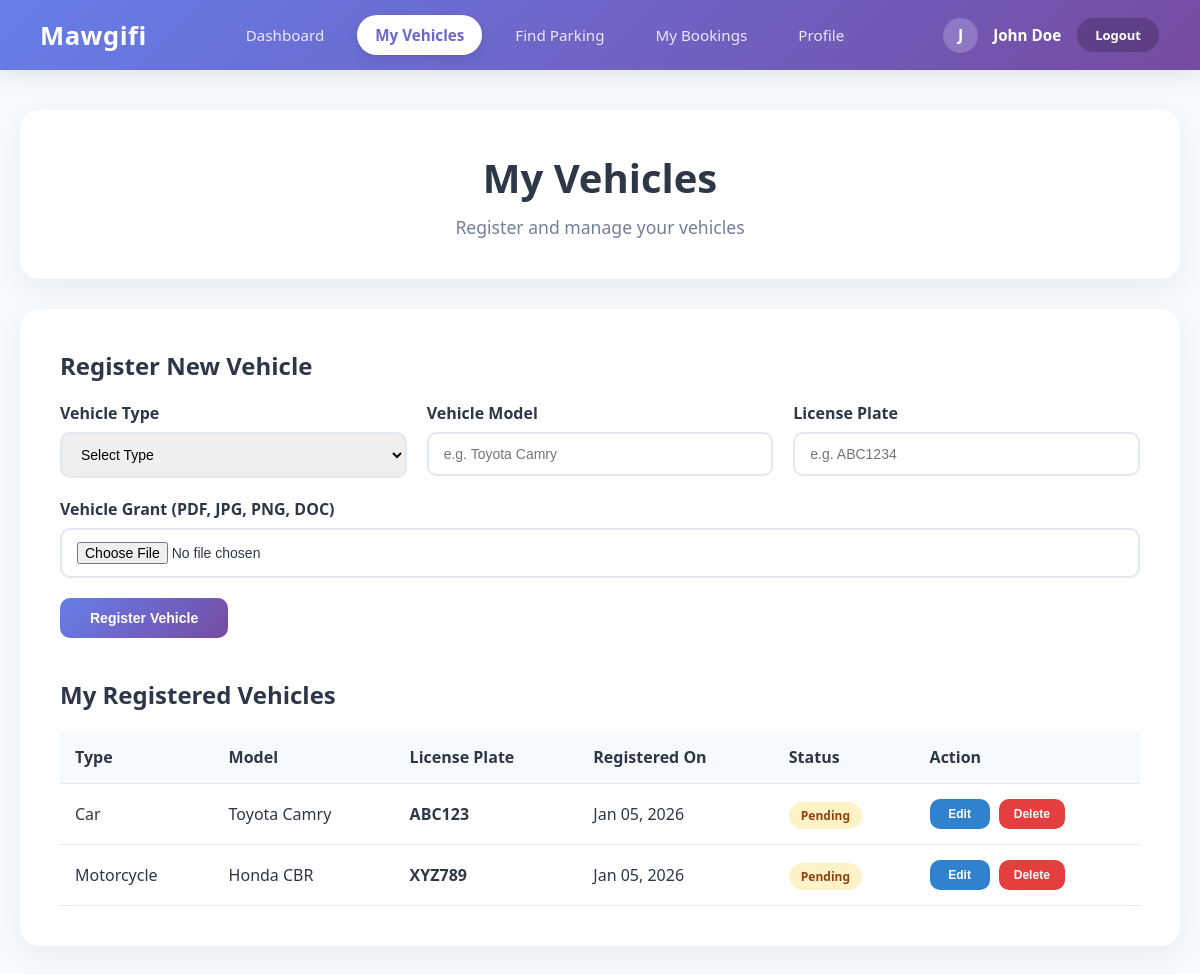
Page /Moudel1/Student.php?view=vehicles (signed in) on the committed database.
### tables this page shows
CREATE TABLE Vehicle (
    vehicle_id INT AUTO_INCREMENT PRIMARY KEY,
    user_id INT NOT NULL,
    vehicle_type VARCHAR(50),
    vehicle_model VARCHAR(100),
    license_plate VARCHAR(20) NOT NULL,
    grant_document VARCHAR(255),
    created_at TIMESTAMP DEFAULT CURRENT_TIMESTAMP,
    Approved_date DATETIME,
    status ENUM('pending', 'approved', 'rejected') DEFAULT 'pending',
    FOREIGN KEY (user_id) REFERENCES User(user_id) ON DELETE CASCADE ON UPDATE CASCADE
);

### Moudel1/Student.php (the view, shortened to what this page needs)
<?php
$user_id = $_SESSION['user_id'];
$username = $_SESSION['username'] ?? 'User';
$current_view = isset($_GET['view']) ? $_GET['view'] : 'dashboard';
$conn = getDBConnection();
$vehicles = [];
$stmt = $conn->prepare("SELECT vehicle_id, vehicle_type, vehicle_model, license_plate, created_at, Approved_date, status, grant_document FROM Vehicle WHERE user_id = ? ORDER BY created_at DESC");
$stmt->bind_param("i", $user_id);
$stmt->execute();
$result = $stmt->get_result();
while ($row = $result->fetch_assoc()) {
    $vehicles[] = $row;
}
?>
<!DOCTYPE html>
<html lang="en">
<head>
    <link rel="stylesheet" href="Student.css">
</head>
<body>
    <nav class="navbar">
        <div class="brand">Mawgifi</div>
        <div class="nav-links">
            <a href="Student.php?view=dashboard" <?php echo $current_view === 'dashboard' ? 'class="active"' : ''; ?>>Dashboard</a>
            <a href="Student.php?view=vehicles" <?php echo $current_view === 'vehicles' ? 'class="active"' : ''; ?>>My
                Vehicles</a>
            <a href="../modules/parking/index.php">Find Parking</a>
            <a href="../modules/booking/index.php">My Bookings</a>
            <a href="Student.php?view=profile" <?php echo $current_view === 'profile' ? 'class="active"' : ''; ?>>Profile</a>
        </div>
        <div class="user-profile">
            <div class="avatar-circle"><?php echo strtoupper(substr($username, 0, 1)); ?></div>
            <span class="user-name"><?php echo htmlspecialchars($username); ?></span>
            <a href="../logout.php" class="logout-btn">Logout</a>
        </div>
    </nav>
    <div class="container">
        <?php if ($current_view === 'dashboard'): ?>
            <div class="dashboard-welcome">
                <h2>Welcome Back, <?php echo htmlspecialchars($username); ?>!</h2>
                <p>Manage your parking experience with Mawgifi</p>
            </div>
            <div class="modules-grid">
                <a href="Student.php?view=vehicles" class="module-card m1">
                    <div class="module-icon">🚗</div>
                    <h3>My Vehicles</h3>
                    <p>Register and manage your vehicles for parking access.</p>
                </a>
                <a href="../modules/parking/index.php" class="module-card m2">
                    <div class="module-icon">🅿️</div>
                    <h3>Find Parking</h3>
                    <p>Search for available parking spaces near you.</p>
                </a>
                <a href="../modules/booking/index.php" class="module-card m3">
                    <div class="module-icon">📅</div>
                    <h3>My Bookings</h3>
                    <p>View and manage your parking reservations.</p>
                </a>
            </div>
            <div class="stats-section">
                <div class="stat-card">
                    <div class="stat-number"><?php echo count($vehicles); ?></div>
                    <div class="stat-label">Registered Vehicles</div>
                </div>
                <div class="stat-card">
                    <div class="stat-number"><?php
                    $approved = 0;
                    foreach ($vehicles as $v) {
                        if ($v['status'] === 'approved')
                            $approved++;
                    }
                    echo $approved;
                    ?></div>
                    <div class="stat-label">Approved Vehicles</div>
                </div>
                <div class="stat-card">
                    <div class="stat-number"><?php
                    $pending = 0;
                    foreach ($vehicles as $v) {
                        if ($v['status'] === 'pending')
                            $pending++;
                    }
                    echo $pending;
                    ?></div>
                    <div class="stat-label">Pending Approval</div>
                </div>
            </div>
        <?php else: ?>
            <div class="module-header">
                <h1>My Vehicles</h1>
                <p>Register and manage your vehicles</p>
            </div>
            <div class="content-area">
                <div class="form-section">
                    <h2>Register New Vehicle</h2>
                    <form method="POST" action="" enctype="multipart/form-data">
                        <div class="form-row">
                            <div class="form-group">
                                <label for="vehicle_type">Vehicle Type</label>
                                <select id="vehicle_type" name="vehicle_type" required>
                                    <option value="">Select Type</option>
                                </select>
                            </div>
                            <div class="form-group">
                                <label for="vehicle_model">Vehicle Model</label>
                                <input type="text" id="vehicle_model" name="vehicle_model" placeholder="e.g. Toyota Camry"
                                    required>
                            </div>
                            <div class="form-group">
                                <label for="license_plate">License Plate</label>
                                <input type="text" id="license_plate" name="license_plate" placeholder="e.g. ABC1234"
                                    required>
                            </div>
                        </div>
                        <div class="form-row">
                            <div class="form-group">
                                <label for="vehicle_grant">Vehicle Grant (PDF, JPG, PNG, DOC)</label>
                                <input type="file" id="vehicle_grant" name="vehicle_grant"
                                    accept=".pdf,.jpg,.jpeg,.png,.doc,.docx">
                            </div>
                        </div>
                        <button type="submit" name="add_vehicle" class="btn">Register Vehicle</button>
                    </form>
                </div>
                <div class="vehicles-section">
                    <h2>My Registered Vehicles</h2>
                    <?php if (empty($vehicles)): ?>
                        <div class="no-vehicles">
                            <p>You haven't registered any vehicles yet.</p>
                        </div>
                    <?php else: ?>
                        <table class="vehicles-table">
                            <thead>
                                <tr>
                                    <th>Type</th>
                                    <th>Model</th>
                                    <th>License Plate</th>
                                    <th>Registered On</th>
                                    <th>Status</th>
                                    <th>Action</th>
                                </tr>
                            </thead>
                            <tbody>
                                <?php foreach ($vehicles as $vehicle): ?>
                                    <tr>
                                        <td><?php echo htmlspecialchars($vehicle['vehicle_type']); ?></td>
                                        <td><?php echo htmlspecialchars($vehicle['vehicle_model']); ?></td>
                                        <td><strong><?php echo htmlspecialchars($vehicle['license_plate']); ?></strong></td>
                                        <td><?php echo date('M d, Y', strtotime($vehicle['created_at'])); ?></td>
                                        <td>
                                            <?php if ($vehicle['status'] === 'approved'): ?>
                                                <span class="status-badge status-approved">Approved</span>
                                            <?php elseif ($vehicle['status'] === 'rejected'): ?>
                                                <span class="status-badge status-rejected">Rejected</span>
                                            <?php else: ?>
                                                <span class="status-badge status-pending">Pending</span>
                                            <?php endif; ?>
                                        </td>
                                        <td>
                                            <button type="button" class="btn btn-edit"
                                                onclick="openEditModal(<?php echo $vehicle['vehicle_id']; ?>, '<?php echo htmlspecialchars($vehicle['vehicle_type'], ENT_QUOTES); ?>', '<?php echo htmlspecialchars($vehicle['vehicle_model'], ENT_QUOTES); ?>', '<?php echo htmlspecialchars($vehicle['license_plate'], ENT_QUOTES); ?>', '<?php echo htmlspecialchars($vehicle['grant_document'] ?? '', ENT_QUOTES); ?>')">Edit</button>
                                            <form method="POST" action="" style="display: inline;"
                                                onsubmit="return confirm('Are you sure you want to delete this vehicle?');">
                                                <button type="submit" name="delete_vehicle" class="btn btn-danger">Delete</button>
                                            </form>
                                        </td>
                                    </tr>
                                <?php endforeach; ?>
                            </tbody>
                        </table>
                    <?php endif; ?>
                </div>
            </div>
        <?php endif; ?>
    </div>
</body>
</html>

### Moudel1/Student.css (style rules this page uses)
:root { --primary-grad: linear-gradient(135deg, #667eea 0%, #764ba2 100%); --text-dark: #2d3748; --text-light: #718096; --bg-light: #f7fafc; }
* { margin: 0; padding: 0; box-sizing: border-box; }
body { font-family: 'Segoe UI', system-ui, sans-serif; background: var(--bg-light); color: var(--text-dark); }
.navbar { background: var(--primary-grad); color: white; padding: 15px 40px; display: flex; justify-content: space-between; align-items: center; box-shadow: 0 4px 20px rgba(0, 0, 0, 0.1); }
.navbar .brand { font-size: 1.6rem; font-weight: 800; letter-spacing: 0.5px; }
.nav-links { display: flex; gap: 15px; }
.nav-links a { color: rgba(255, 255, 255, 0.85); text-decoration: none; font-weight: 500; padding: 10px 18px; border-radius: 50px; transition: all 0.3s ease; font-size: 0.95rem; }
.nav-links a.active { background: white; color: #6a67ce; font-weight: 700; box-shadow: 0 4px 10px rgba(0, 0, 0, 0.1); }
.user-profile { display: flex; align-items: center; gap: 15px; }
.user-name { font-weight: 600; font-size: 0.95rem; }
.avatar-circle { width: 35px; height: 35px; background: rgba(255, 255, 255, 0.2); border-radius: 50%; display: flex; align-items: center; justify-content: center; font-weight: bold; }
.logout-btn { background: rgba(0, 0, 0, 0.2); color: white; border: 1px solid rgba(255, 255, 255, 0.1); padding: 8px 18px; border-radius: 20px; cursor: pointer; text-decoration: none; font-size: 13px; font-weight: 600; transition: all 0.3s; }
.container { max-width: 1200px; margin: 40px auto; padding: 0 20px; }
.module-header { background: white; padding: 40px; border-radius: 20px; box-shadow: 0 10px 30px rgba(0, 0, 0, 0.05); text-align: center; }
.module-header h1 { font-size: 2.5rem; margin-bottom: 10px; color: var(--text-dark); }
.module-header p { color: var(--text-light); font-size: 1.1rem; }
.content-area { margin-top: 30px; background: white; padding: 40px; border-radius: 20px; box-shadow: 0 10px 30px rgba(0, 0, 0, 0.05); }
.form-section { margin-bottom: 40px; }
.form-section h2 { font-size: 1.5rem; margin-bottom: 20px; color: var(--text-dark); }
.form-row { display: grid; grid-template-columns: repeat(auto-fit, minmax(200px, 1fr)); gap: 20px; margin-bottom: 20px; }
.form-group { display: flex; flex-direction: column; }
.form-group label { font-weight: 600; margin-bottom: 8px; color: var(--text-dark); }
.form-group input, .form-group select { padding: 12px 15px; border: 2px solid #e2e8f0; border-radius: 10px; font-size: 14px; transition: all 0.3s; }
.btn { padding: 12px 30px; background: var(--primary-grad); color: white; border: none; border-radius: 10px; font-size: 14px; font-weight: 600; cursor: pointer; transition: all 0.3s; }
.btn-danger { background: #e53e3e; padding: 8px 15px; font-size: 12px; min-width: 60px; }
.btn-edit { background: #3182ce; padding: 8px 15px; font-size: 12px; margin-right: 5px; min-width: 60px; }
.vehicles-section h2 { font-size: 1.5rem; margin-bottom: 20px; color: var(--text-dark); }
.vehicles-table { width: 100%; border-collapse: collapse; }
.vehicles-table th, .vehicles-table td { padding: 15px; text-align: left; border-bottom: 1px solid #e2e8f0; }
.vehicles-table th { background: var(--bg-light); font-weight: 600; color: var(--text-dark); }
.status-badge { padding: 5px 12px; border-radius: 20px; font-size: 12px; font-weight: 600; }
.status-pending { background: #fef3c7; color: #92400e; }

### rows in the picture
vehicle: vehicle_type "Car", vehicle_model "Toyota Camry", license_plate "ABC123", created_at "Jan 05, 2026", status "Pending"
vehicle: vehicle_type "Motorcycle", vehicle_model "Honda CBR", license_plate "XYZ789", created_at "Jan 05, 2026", status "Pending"

### other values in the picture
substr($username, 0, 1) "J"
$username "John Doe"
